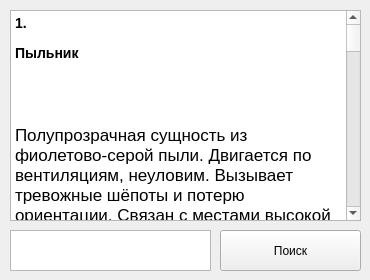
    <widget class="QWidget" name="Location">
     <attribute name="title">
      <string>Location</string>
     </attribute>
     <widget class="QTextEdit" name="textEdit_3">
      <property name="geometry">
       <rect>
        <x>10</x>
        <y>230</y>
        <width>201</width>
        <height>41</height>
       </rect>
      </property>
     </widget>
     <widget class="QTextEdit" name="textEdit_4">
      <property name="geometry">
       <rect>
        <x>10</x>
        <y>10</y>
        <width>351</width>
        <height>211</height>
       </rect>
      </property>
      <property name="html">
       <string>&lt;!DOCTYPE HTML PUBLIC &quot;-//W3C//DTD HTML 4.0//EN&quot; &quot;http://www.w3.org/TR/REC-html40/strict.dtd&quot;&gt;
&lt;html&gt;&lt;head&gt;&lt;meta name=&quot;qrichtext&quot; content=&quot;1&quot; /&gt;&lt;meta charset=&quot;utf-8&quot; /&gt;&lt;style type=&quot;text/css&quot;&gt;
p, li { white-space: pre-wrap; }
hr { height: 1px; border-width: 0; }
li.unchecked::marker { content: &quot;\2610&quot;; }
li.checked::marker { content: &quot;\2612&quot;; }
&lt;/style&gt;&lt;/head&gt;&lt;body style=&quot; font-family:'.AppleSystemUIFont'; font-size:13pt; font-weight:400; font-style:normal;&quot;&gt;
&lt;h3 style=&quot; margin-top:14px; margin-bottom:12px; margin-left:0px; margin-right:0px; -qt-block-indent:0; text-indent:0px;&quot;&gt;&lt;span style=&quot; font-size:large; font-weight:700;&quot;&gt;1. &lt;/span&gt;&lt;/h3&gt;
&lt;h3 style=&quot; margin-top:14px; margin-bottom:12px; margin-left:0px; margin-right:0px; -qt-block-indent:0; text-indent:0px;&quot;&gt;&lt;span style=&quot; font-size:large; font-weight:700;&quot;&gt;Пыльник&lt;/span&gt;&lt;/h3&gt;
&lt;p style=&quot; margin-top:12px; margin-bottom:12px; margin-left:0px; margin-right:0px; -qt-block-indent:0; text-indent:0px;&quot;&gt;&lt;br /&gt;&lt;/p&gt;
&lt;p style=&quot; margin-top:12px; margin-bottom:12px; margin-left:0px; margin-right:0px; -qt-block-indent:0; text-indent:0px;&quot;&gt;Полупрозрачная сущность из фиолетово-серой пыли. Двигается по вентиляциям, неуловим. Вызывает тревожные шёпоты и потерю ориентации. Связан с местами высокой смертности.&lt;/p&gt;
&lt;p style=&quot;-qt-paragraph-type:empty; margin-top:12px; margin-bottom:12px; margin-left:0px; margin-right:0px; -qt-block-indent:0; text-indent:0px;&quot;&gt;&lt;br /&gt;&lt;/p&gt;
&lt;hr /&gt;
&lt;h3 style=&quot; margin-top:14px; margin-bottom:12px; margin-left:0px; margin-right:0px; -qt-block-indent:0; text-indent:0px;&quot;&gt;&lt;span style=&quot; font-size:large; font-weight:700;&quot;&gt;2. &lt;/span&gt;&lt;/h3&gt;
&lt;h3 style=&quot; margin-top:14px; margin-bottom:12px; margin-left:0px; margin-right:0px; -qt-block-indent:0; text-indent:0px;&quot;&gt;&lt;span style=&quot; font-size:large; font-weight:700;&quot;&gt;Масочники&lt;/span&gt;&lt;/h3&gt;
&lt;p style=&quot; margin-top:12px; margin-bottom:12px; margin-left:0px; margin-right:0px; -qt-block-indent:0; text-indent:0px;&quot;&gt;&lt;br /&gt;&lt;/p&gt;
&lt;p style=&quot; margin-top:12px; margin-bottom:12px; margin-left:0px; margin-right:0px; -qt-block-indent:0; text-indent:0px;&quot;&gt;Фигуры в театральных масках. Ходят ночами по запечатанным этажам. Кто вступает в контакт — рискует потерять личность. Поведение похоже на ритуальные танцы.&lt;/p&gt;
&lt;p style=&quot;-qt-paragraph-type:empty; margin-top:12px; margin-bottom:12px; margin-left:0px; margin-right:0px; -qt-block-indent:0; text-indent:0px;&quot;&gt;&lt;br /&gt;&lt;/p&gt;
&lt;hr /&gt;
&lt;h3 style=&quot; margin-top:14px; margin-bottom:12px; margin-left:0px; margin-right:0px; -qt-block-indent:0; text-indent:0px;&quot;&gt;&lt;span style=&quot; font-size:large; font-weight:700;&quot;&gt;3. &lt;/span&gt;&lt;/h3&gt;
&lt;h3 style=&quot; margin-top:14px; margin-bottom:12px; margin-left:0px; margin-right:0px; -qt-block-indent:0; text-indent:0px;&quot;&gt;&lt;span style=&quot; font-size:large; font-weight:700;&quot;&gt;Ходячая Книга&lt;/span&gt;&lt;/h3&gt;
&lt;p style=&quot; margin-top:12px; margin-bottom:12px; margin-left:0px; margin-right:0px; -qt-block-indent:0; text-indent:0px;&quot;&gt;&lt;br /&gt;&lt;/p&gt;
&lt;p style=&quot; margin-top:12px; margin-bottom:12px; margin-left:0px; margin-right:0px; -qt-block-indent:0; text-indent:0px;&quot;&gt;Появляется в квартирах, исчезает через день. Кто читает — пропадает. Страницы заполняются именами жертв. Вероятно, создана Самосбором как ловушка.&lt;/p&gt;
&lt;p style=&quot;-qt-paragraph-type:empty; margin-top:12px; margin-bottom:12px; margin-left:0px; margin-right:0px; -qt-block-indent:0; text-indent:0px;&quot;&gt;&lt;br /&gt;&lt;/p&gt;
&lt;hr /&gt;
&lt;h3 style=&quot; margin-top:14px; margin-bottom:12px; margin-left:0px; margin-right:0px; -qt-block-indent:0; text-indent:0px;&quot;&gt;&lt;span style=&quot; font-size:large; font-weight:700;&quot;&gt;4. &lt;/span&gt;&lt;/h3&gt;
&lt;h3 style=&quot; margin-top:14px; margin-bottom:12px; margin-left:0px; margin-right:0px; -qt-block-indent:0; text-indent:0px;&quot;&gt;&lt;span style=&quot; font-size:large; font-weight:700;&quot;&gt;Псевдодвери&lt;/span&gt;&lt;/h3&gt;
&lt;p style=&quot; margin-top:12px; margin-bottom:12px; margin-left:0px; margin-right:0px; -qt-block-indent:0; text-indent:0px;&quot;&gt;&lt;br /&gt;&lt;/p&gt;
&lt;p style=&quot; margin-top:12px; margin-bottom:12px; margin-left:0px; margin-right:0px; -qt-block-indent:0; text-indent:0px;&quot;&gt;Двери, ведущие каждый раз в разные места: от пустых коридоров до чернильной темноты. Иногда “живые”, могут “закрыть” за путником путь обратно.&lt;/p&gt;
&lt;p style=&quot;-qt-paragraph-type:empty; margin-top:12px; margin-bottom:12px; margin-left:0px; margin-right:0px; -qt-block-indent:0; text-indent:0px;&quot;&gt;&lt;br /&gt;&lt;/p&gt;
&lt;hr /&gt;
&lt;h3 style=&quot; margin-top:14px; margin-bottom:12px; margin-left:0px; margin-right:0px; -qt-block-indent:0; text-indent:0px;&quot;&gt;&lt;span style=&quot; font-size:large; font-weight:700;&quot;&gt;5. &lt;/span&gt;&lt;/h3&gt;
&lt;h3 style=&quot; margin-top:14px; margin-bottom:12px; margin-left:0px; margin-right:0px; -qt-block-indent:0; text-indent:0px;&quot;&gt;&lt;span style=&quot; font-size:large; font-weight:700;&quot;&gt;Сетевой&lt;/span&gt;&lt;/h3&gt;
&lt;p style=&quot; margin-top:12px; margin-bottom:12px; margin-left:0px; margin-right:0px; -qt-block-indent:0; text-indent:0px;&quot;&gt;&lt;br /&gt;&lt;/p&gt;
&lt;p style=&quot; margin-top:12px; margin-bottom:12px; margin-left:0px; margin-right:0px; -qt-block-indent:0; text-indent:0px;&quot;&gt;Существо, сросшееся с системой вещания. Контролирует динамики, свет, сигнал тревоги. Может говорить голосом умерших. Предположительно, это остаток сознания бывшего диктора.&lt;/p&gt;
&lt;p style=&quot;-qt-paragraph-type:empty; margin-top:12px; margin-bottom:12px; margin-left:0px; margin-right:0px; -qt-block-indent:0; text-indent:0px;&quot;&gt;&lt;br /&gt;&lt;/p&gt;
&lt;hr /&gt;
&lt;h3 style=&quot; margin-top:14px; margin-bottom:12px; margin-left:0px; margin-right:0px; -qt-block-indent:0; text-indent:0px;&quot;&gt;&lt;span style=&quot; font-size:large; font-weight:700;&quot;&gt;6. &lt;/span&gt;&lt;/h3&gt;
&lt;h3 style=&quot; margin-top:14px; margin-bottom:12px; margin-left:0px; margin-right:0px; -qt-block-indent:0; text-indent:0px;&quot;&gt;&lt;span style=&quot; font-size:large; font-weight:700;&quot;&gt;Прожорливый Узел&lt;/span&gt;&lt;/h3&gt;
&lt;p style=&quot; margin-top:12px; margin-bottom:12px; margin-left:0px; margin-right:0px; -qt-block-indent:0; text-indent:0px;&quot;&gt;&lt;br /&gt;&lt;/p&gt;
&lt;p style=&quot; margin-top:12px; margin-bottom:12px; margin-left:0px; margin-right:0px; -qt-block-indent:0; text-indent:0px;&quot;&gt;Аномальная труба или узел коммуникаций, которая затягивает всё живое. Появляется в техпомещениях. Пищит, стонет, будто живая. Может быть паразитом на теле Гигахрущёвки.&lt;/p&gt;
&lt;p style=&quot;-qt-paragraph-type:empty; margin-top:12px; margin-bottom:12px; margin-left:0px; margin-right:0px; -qt-block-indent:0; text-indent:0px;&quot;&gt;&lt;br /&gt;&lt;/p&gt;
&lt;hr /&gt;
&lt;h3 style=&quot; margin-top:14px; margin-bottom:12px; margin-left:0px; margin-right:0px; -qt-block-indent:0; text-indent:0px;&quot;&gt;&lt;span style=&quot; font-size:large; font-weight:700;&quot;&gt;7. &lt;/span&gt;&lt;/h3&gt;
&lt;h3 style=&quot; margin-top:14px; margin-bottom:12px; margin-left:0px; margin-right:0px; -qt-block-indent:0; text-indent:0px;&quot;&gt;&lt;span style=&quot; font-size:large; font-weight:700;&quot;&gt;Тень Самосбора&lt;/span&gt;&lt;/h3&gt;
&lt;p style=&quot; margin-top:12px; margin-bottom:12px; margin-left:0px; margin-right:0px; -qt-block-indent:0; text-indent:0px;&quot;&gt;&lt;br /&gt;&lt;/p&gt;
&lt;p style=&quot; margin-top:12px; margin-bottom:12px; margin-left:0px; margin-right:0px; -qt-block-indent:0; text-indent:0px;&quot;&gt;Силуэт погибшего, повторяющий последние действия. Неопасен напрямую, но может вызвать психологический срыв. Иногда они “смотрят в ответ”…&lt;/p&gt;
&lt;p style=&quot;-qt-paragraph-type:empty; margin-top:12px; margin-bottom:12px; margin-left:0px; margin-right:0px; -qt-block-indent:0; text-indent:0px;&quot;&gt;&lt;br /&gt;&lt;/p&gt;
&lt;hr /&gt;
&lt;h3 style=&quot; margin-top:14px; margin-bottom:12px; margin-left:0px; margin-right:0px; -qt-block-indent:0; text-indent:0px;&quot;&gt;&lt;span style=&quot; font-size:large; font-weight:700;&quot;&gt;8. &lt;/span&gt;&lt;/h3&gt;
&lt;h3 style=&quot; margin-top:14px; margin-bottom:12px; margin-left:0px; margin-right:0px; -qt-block-indent:0; text-indent:0px;&quot;&gt;&lt;span style=&quot; font-size:large; font-weight:700;&quot;&gt;Памятный Эфир&lt;/span&gt;&lt;/h3&gt;
&lt;p style=&quot; margin-top:12px; margin-bottom:12px; margin-left:0px; margin-right:0px; -qt-block-indent:0; text-indent:0px;&quot;&gt;&lt;br /&gt;&lt;/p&gt;
&lt;p style=&quot; margin-top:12px; margin-bottom:12px; margin-left:0px; margin-right:0px; -qt-block-indent:0; text-indent:0px;&quot;&gt;Телевизионные передачи с участием давно умерших. Появляются без источника сигнала. Слушание может вызвать потерю памяти, галлюцинации, сомнамбулизм.&lt;/p&gt;
&lt;p style=&quot;-qt-paragraph-type:empty; margin-top:12px; margin-bottom:12px; margin-left:0px; margin-right:0px; -qt-block-indent:0; text-indent:0px;&quot;&gt;&lt;br /&gt;&lt;/p&gt;
&lt;hr /&gt;
&lt;h3 style=&quot; margin-top:14px; margin-bottom:12px; margin-left:0px; margin-right:0px; -qt-block-indent:0; text-indent:0px;&quot;&gt;&lt;span style=&quot; font-size:large; font-weight:700;&quot;&gt;9. &lt;/span&gt;&lt;/h3&gt;
&lt;h3 style=&quot; margin-top:14px; margin-bottom:12px; margin-left:0px; margin-right:0px; -qt-block-indent:0; text-indent:0px;&quot;&gt;&lt;span style=&quot; font-size:large; font-weight:700;&quot;&gt;Отражатель&lt;/span&gt;&lt;/h3&gt;
&lt;p style=&quot; margin-top:12px; margin-bottom:12px; margin-left:0px; margin-right:0px; -qt-block-indent:0; text-indent:0px;&quot;&gt;&lt;br /&gt;&lt;/p&gt;
&lt;p style=&quot; margin-top:12px; margin-bottom:12px; margin-left:0px; margin-right:0px; -qt-block-indent:0; text-indent:0px;&quot;&gt;Создаёт двойника человека, обычно ликвидатора. Повторяет речь и движения, но с временным запозданием. Иногда пытается “заменить” оригинал.&lt;/p&gt;
&lt;p style=&quot;-qt-paragraph-type:empty; margin-top:12px; margin-bottom:12px; margin-left:0px; margin-right:0px; -qt-block-indent:0; text-indent:0px;&quot;&gt;&lt;br /&gt;&lt;/p&gt;
&lt;hr /&gt;
&lt;h3 style=&quot; margin-top:14px; margin-bottom:12px; margin-left:0px; margin-right:0px; -qt-block-indent:0; text-indent:0px;&quot;&gt;&lt;span style=&quot; font-size:large; font-weight:700;&quot;&gt;10. &lt;/span&gt;&lt;/h3&gt;
&lt;h3 style=&quot; margin-top:14px; margin-bottom:12px; margin-left:0px; margin-right:0px; -qt-block-indent:0; text-indent:0px;&quot;&gt;&lt;span style=&quot; font-size:large; font-weight:700;&quot;&gt;Шаркающий&lt;/span&gt;&lt;/h3&gt;
&lt;p style=&quot; margin-top:12px; margin-bottom:12px; margin-left:0px; margin-right:0px; -qt-block-indent:0; text-indent:0px;&quot;&gt;&lt;br /&gt;&lt;/p&gt;
&lt;p style=&quot; margin-top:12px; margin-bottom:12px; margin-left:0px; margin-right:0px; -qt-block-indent:0; text-indent:0px;&quot;&gt;Невидимый хищник, существующий только как звук: шаги, скрежет. Преследует одиночек. Те, кто слышал его близко, исчезают. Встречается чаще в старых лестничных клетках.&lt;/p&gt;
&lt;p style=&quot;-qt-paragraph-type:empty; margin-top:12px; margin-bottom:12px; margin-left:0px; margin-right:0px; -qt-block-indent:0; text-indent:0px;&quot;&gt;&lt;br /&gt;&lt;/p&gt;
&lt;hr /&gt;
&lt;h3 style=&quot; margin-top:14px; margin-bottom:12px; margin-left:0px; margin-right:0px; -qt-block-indent:0; text-indent:0px;&quot;&gt;&lt;span style=&quot; font-size:large; font-weight:700;&quot;&gt;11. &lt;/span&gt;&lt;/h3&gt;
&lt;h3 style=&quot; margin-top:14px; margin-bottom:12px; margin-left:0px; margin-right:0px; -qt-block-indent:0; text-indent:0px;&quot;&gt;&lt;span style=&quot; font-size:large; font-weight:700;&quot;&gt;Паутина Имен&lt;/span&gt;&lt;/h3&gt;
&lt;p style=&quot; margin-top:12px; margin-bottom:12px; margin-left:0px; margin-right:0px; -qt-block-indent:0; text-indent:0px;&quot;&gt;&lt;br /&gt;&lt;/p&gt;
&lt;p style=&quot; margin-top:12px; margin-bottom:12px; margin-left:0px; margin-right:0px; -qt-block-indent:0; text-indent:0px;&quot;&gt;Малозаметная сеть на потолках квартир. В ней — вплетённые бумажки с чужими именами. Если заденешь — можешь забыть своё имя. И чем дольше забыто — тем сильнее привязан к Гигахрущёвке.&lt;/p&gt;
&lt;p style=&quot;-qt-paragraph-type:empty; margin-top:12px; margin-bottom:12px; margin-left:0px; margin-right:0px; -qt-block-indent:0; text-indent:0px;&quot;&gt;&lt;br /&gt;&lt;/p&gt;
&lt;hr /&gt;
&lt;h3 style=&quot; margin-top:14px; margin-bottom:12px; margin-left:0px; margin-right:0px; -qt-block-indent:0; text-indent:0px;&quot;&gt;&lt;span style=&quot; font-size:large; font-weight:700;&quot;&gt;12. &lt;/span&gt;&lt;/h3&gt;
&lt;h3 style=&quot; margin-top:14px; margin-bottom:12px; margin-left:0px; margin-right:0px; -qt-block-indent:0; text-indent:0px;&quot;&gt;&lt;span style=&quot; font-size:large; font-weight:700;&quot;&gt;Пыльные Глаза&lt;/span&gt;&lt;/h3&gt;
&lt;p style=&quot; margin-top:12px; margin-bottom:12px; margin-left:0px; margin-right:0px; -qt-block-indent:0; text-indent:0px;&quot;&gt;&lt;br /&gt;&lt;/p&gt;
&lt;p style=&quot; margin-top:12px; margin-bottom:12px; margin-left:0px; margin-right:0px; -qt-block-indent:0; text-indent:0px;&quot;&gt;Парящие глазные яблоки в пыли. Следят за жильцами, остаются неподвижными. Иногда моргают. Кто встретится взглядом — потом не может спать, слышит “наблюдение”.&lt;/p&gt;
&lt;p style=&quot;-qt-paragraph-type:empty; margin-top:12px; margin-bottom:12px; margin-left:0px; margin-right:0px; -qt-block-indent:0; text-indent:0px;&quot;&gt;&lt;br /&gt;&lt;/p&gt;
&lt;hr /&gt;
&lt;h3 style=&quot; margin-top:14px; margin-bottom:12px; margin-left:0px; margin-right:0px; -qt-block-indent:0; text-indent:0px;&quot;&gt;&lt;span style=&quot; font-size:large; font-weight:700;&quot;&gt;13. &lt;/span&gt;&lt;/h3&gt;
&lt;h3 style=&quot; margin-top:14px; margin-bottom:12px; margin-left:0px; margin-right:0px; -qt-block-indent:0; text-indent:0px;&quot;&gt;&lt;span style=&quot; font-size:large; font-weight:700;&quot;&gt;Речевой Петлитель&lt;/span&gt;&lt;/h3&gt;
&lt;p style=&quot; margin-top:12px; margin-bottom:12px; margin-left:0px; margin-right:0px; -qt-block-indent:0; text-indent:0px;&quot;&gt;&lt;br /&gt;&lt;/p&gt;
&lt;p style=&quot; margin-top:12px; margin-bottom:12px; margin-left:0px; margin-right:0px; -qt-block-indent:0; text-indent:0px;&quot;&gt;Аномалия в громкоговорителях. Повторяет услышанные фразы, но с искажением смысла. Чем чаще слышишь, тем больше меняется восприятие реальности.&lt;/p&gt;
&lt;p style=&quot;-qt-paragraph-type:empty; margin-top:12px; margin-bottom:12px; margin-left:0px; margin-right:0px; -qt-block-indent:0; text-indent:0px;&quot;&gt;&lt;br /&gt;&lt;/p&gt;
&lt;hr /&gt;
&lt;h3 style=&quot; margin-top:14px; margin-bottom:12px; margin-left:0px; margin-right:0px; -qt-block-indent:0; text-indent:0px;&quot;&gt;&lt;span style=&quot; font-size:large; font-weight:700;&quot;&gt;14. &lt;/span&gt;&lt;/h3&gt;
&lt;h3 style=&quot; margin-top:14px; margin-bottom:12px; margin-left:0px; margin-right:0px; -qt-block-indent:0; text-indent:0px;&quot;&gt;&lt;span style=&quot; font-size:large; font-weight:700;&quot;&gt;Голодная Плёнка&lt;/span&gt;&lt;/h3&gt;
&lt;p style=&quot; margin-top:12px; margin-bottom:12px; margin-left:0px; margin-right:0px; -qt-block-indent:0; text-indent:0px;&quot;&gt;&lt;br /&gt;&lt;/p&gt;
&lt;p style=&quot; margin-top:12px; margin-bottom:12px; margin-left:0px; margin-right:0px; -qt-block-indent:0; text-indent:0px;&quot;&gt;Фрагмент плёнки (кино или аудио), появляющийся в квартирах. Если включить — вызывает дежавю, затем потерю чувств, затем “запись поверх разума”. После этого — персонаж может начать вести себя как кто-то другой.&lt;/p&gt;
&lt;p style=&quot;-qt-paragraph-type:empty; margin-top:12px; margin-bottom:12px; margin-left:0px; margin-right:0px; -qt-block-indent:0; text-indent:0px;&quot;&gt;&lt;br /&gt;&lt;/p&gt;
&lt;hr /&gt;
&lt;h3 style=&quot; margin-top:14px; margin-bottom:12px; margin-left:0px; margin-right:0px; -qt-block-indent:0; text-indent:0px;&quot;&gt;&lt;span style=&quot; font-size:large; font-weight:700;&quot;&gt;15. &lt;/span&gt;&lt;/h3&gt;
&lt;h3 style=&quot; margin-top:14px; margin-bottom:12px; margin-left:0px; margin-right:0px; -qt-block-indent:0; text-indent:0px;&quot;&gt;&lt;span style=&quot; font-size:large; font-weight:700;&quot;&gt;Неправильный Ликвидатор&lt;/span&gt;&lt;/h3&gt;
&lt;p style=&quot; margin-top:12px; margin-bottom:12px; margin-left:0px; margin-right:0px; -qt-block-indent:0; text-indent:0px;&quot;&gt;&lt;br /&gt;&lt;/p&gt;
&lt;p style=&quot; margin-top:12px; margin-bottom:12px; margin-left:0px; margin-right:0px; -qt-block-indent:0; text-indent:0px;&quot;&gt;Фигура в униформе, не зарегистрированная ни в одном отряде. Повторяет голос знакомого, но с ошибками в речи. Всегда появляется рядом с местами активного Самосбора.&lt;/p&gt;
&lt;p style=&quot;-qt-paragraph-type:empty; margin-top:12px; margin-bottom:12px; margin-left:0px; margin-right:0px; -qt-block-indent:0; text-indent:0px;&quot;&gt;&lt;br /&gt;&lt;/p&gt;
&lt;hr /&gt;
&lt;h3 style=&quot; margin-top:14px; margin-bottom:12px; margin-left:0px; margin-right:0px; -qt-block-indent:0; text-indent:0px;&quot;&gt;&lt;span style=&quot; font-size:large; font-weight:700;&quot;&gt;16. &lt;/span&gt;&lt;/h3&gt;
&lt;h3 style=&quot; margin-top:14px; margin-bottom:12px; margin-left:0px; margin-right:0px; -qt-block-indent:0; text-indent:0px;&quot;&gt;&lt;span style=&quot; font-size:large; font-weight:700;&quot;&gt;Улыбающийся Угол&lt;/span&gt;&lt;/h3&gt;
&lt;p style=&quot; margin-top:12px; margin-bottom:12px; margin-left:0px; margin-right:0px; -qt-block-indent:0; text-indent:0px;&quot;&gt;&lt;br /&gt;&lt;/p&gt;
&lt;p style=&quot; margin-top:12px; margin-bottom:12px; margin-left:0px; margin-right:0px; -qt-block-indent:0; text-indent:0px;&quot;&gt;Один из углов в старой квартире “улыбается” — штукатурка образует подобие рта. Иногда шепчет советы. Сначала помогает… потом требует. Те, кто слушает — теряют связь с реальностью.&lt;/p&gt;
&lt;p style=&quot;-qt-paragraph-type:empty; margin-top:12px; margin-bottom:12px; margin-left:0px; margin-right:0px; -qt-block-indent:0; text-indent:0px;&quot;&gt;&lt;br /&gt;&lt;/p&gt;
&lt;hr /&gt;
&lt;h3 style=&quot; margin-top:14px; margin-bottom:12px; margin-left:0px; margin-right:0px; -qt-block-indent:0; text-indent:0px;&quot;&gt;&lt;span style=&quot; font-size:large; font-weight:700;&quot;&gt;17. &lt;/span&gt;&lt;/h3&gt;
&lt;h3 style=&quot; margin-top:14px; margin-bottom:12px; margin-left:0px; margin-right:0px; -qt-block-indent:0; text-indent:0px;&quot;&gt;&lt;span style=&quot; font-size:large; font-weight:700;&quot;&gt;Механик-Паразит&lt;/span&gt;&lt;/h3&gt;
&lt;p style=&quot; margin-top:12px; margin-bottom:12px; margin-left:0px; margin-right:0px; -qt-block-indent:0; text-indent:0px;&quot;&gt;&lt;br /&gt;&lt;/p&gt;
&lt;p style=&quot; margin-top:12px; margin-bottom:12px; margin-left:0px; margin-right:0px; -qt-block-indent:0; text-indent:0px;&quot;&gt;Аномалия в образе рабочего. Пытается чинить сломанные предметы, но делает это “неправильно”: розетки начинают петь, чайники — говорить. Позже всё пространство “подстраивается” под его логику.&lt;/p&gt;
&lt;p style=&quot;-qt-paragraph-type:empty; margin-top:12px; margin-bottom:12px; margin-left:0px; margin-right:0px; -qt-block-indent:0; text-indent:0px;&quot;&gt;&lt;br /&gt;&lt;/p&gt;
&lt;hr /&gt;
&lt;h3 style=&quot; margin-top:14px; margin-bottom:12px; margin-left:0px; margin-right:0px; -qt-block-indent:0; text-indent:0px;&quot;&gt;&lt;span style=&quot; font-size:large; font-weight:700;&quot;&gt;18. &lt;/span&gt;&lt;/h3&gt;
&lt;h3 style=&quot; margin-top:14px; margin-bottom:12px; margin-left:0px; margin-right:0px; -qt-block-indent:0; text-indent:0px;&quot;&gt;&lt;span style=&quot; font-size:large; font-weight:700;&quot;&gt;Запертые Песни&lt;/span&gt;&lt;/h3&gt;
&lt;p style=&quot; margin-top:12px; margin-bottom:12px; margin-left:0px; margin-right:0px; -qt-block-indent:0; text-indent:0px;&quot;&gt;&lt;br /&gt;&lt;/p&gt;
&lt;p style=&quot; margin-top:12px; margin-bottom:12px; margin-left:0px; margin-right:0px; -qt-block-indent:0; text-indent:0px;&quot;&gt;Из старых кассет и радиоприёмников доносится одна и та же мелодия. Те, кто её напевает — не могут остановиться. Через несколько дней — исчезают. На стене остаётся “запись” их последней песни.&lt;/p&gt;
&lt;p style=&quot;-qt-paragraph-type:empty; margin-top:12px; margin-bottom:12px; margin-left:0px; margin-right:0px; -qt-block-indent:0; text-indent:0px;&quot;&gt;&lt;br /&gt;&lt;/p&gt;
&lt;hr /&gt;
&lt;h3 style=&quot; margin-top:14px; margin-bottom:12px; margin-left:0px; margin-right:0px; -qt-block-indent:0; text-indent:0px;&quot;&gt;&lt;span style=&quot; font-size:large; font-weight:700;&quot;&gt;19. &lt;/span&gt;&lt;/h3&gt;
&lt;h3 style=&quot; margin-top:14px; margin-bottom:12px; margin-left:0px; margin-right:0px; -qt-block-indent:0; text-indent:0px;&quot;&gt;&lt;span style=&quot; font-size:large; font-weight:700;&quot;&gt;Пепельник&lt;/span&gt;&lt;/h3&gt;
&lt;p style=&quot; margin-top:12px; margin-bottom:12px; margin-left:0px; margin-right:0px; -qt-block-indent:0; text-indent:0px;&quot;&gt;&lt;br /&gt;&lt;/p&gt;
&lt;p style=&quot; margin-top:12px; margin-bottom:12px; margin-left:0px; margin-right:0px; -qt-block-indent:0; text-indent:0px;&quot;&gt;Образ человека, вылепленный из пепла и пыли. Возникает при сожжении одежды, писем или фотографий погибших. Стоит неподвижно, иногда повторяет жесты ушедших.&lt;/p&gt;
&lt;p style=&quot;-qt-paragraph-type:empty; margin-top:12px; margin-bottom:12px; margin-left:0px; margin-right:0px; -qt-block-indent:0; text-indent:0px;&quot;&gt;&lt;br /&gt;&lt;/p&gt;
&lt;hr /&gt;
&lt;h3 style=&quot; margin-top:14px; margin-bottom:12px; margin-left:0px; margin-right:0px; -qt-block-indent:0; text-indent:0px;&quot;&gt;&lt;span style=&quot; font-size:large; font-weight:700;&quot;&gt;20. &lt;/span&gt;&lt;/h3&gt;
&lt;h3 style=&quot; margin-top:14px; margin-bottom:12px; margin-left:0px; margin-right:0px; -qt-block-indent:0; text-indent:0px;&quot;&gt;&lt;span style=&quot; font-size:large; font-weight:700;&quot;&gt;Коллектор Снов&lt;/span&gt;&lt;/h3&gt;
&lt;p style=&quot; margin-top:12px; margin-bottom:12px; margin-left:0px; margin-right:0px; -qt-block-indent:0; text-indent:0px;&quot;&gt;&lt;br /&gt;&lt;/p&gt;
&lt;p style=&quot; margin-top:12px; margin-bottom:12px; margin-left:0px; margin-right:0px; -qt-block-indent:0; text-indent:0px;&quot;&gt;Появляется ночью в образе знакомого. Просит “поделиться сном”. Те, кто соглашается — больше не видят снов вообще. Считается, что он “собирает образы” для Самосбора. &lt;/p&gt;&lt;/body&gt;&lt;/html&gt;</string>
      </property>
     </widget>
     <widget class="QPushButton" name="pushButton_3">
      <property name="geometry">
       <rect>
        <x>220</x>
        <y>230</y>
        <width>141</width>
        <height>41</height>
       </rect>
      </property>
      <property name="text">
       <string>Поиск</string>
      </property>
     </widget>
    </widget>
